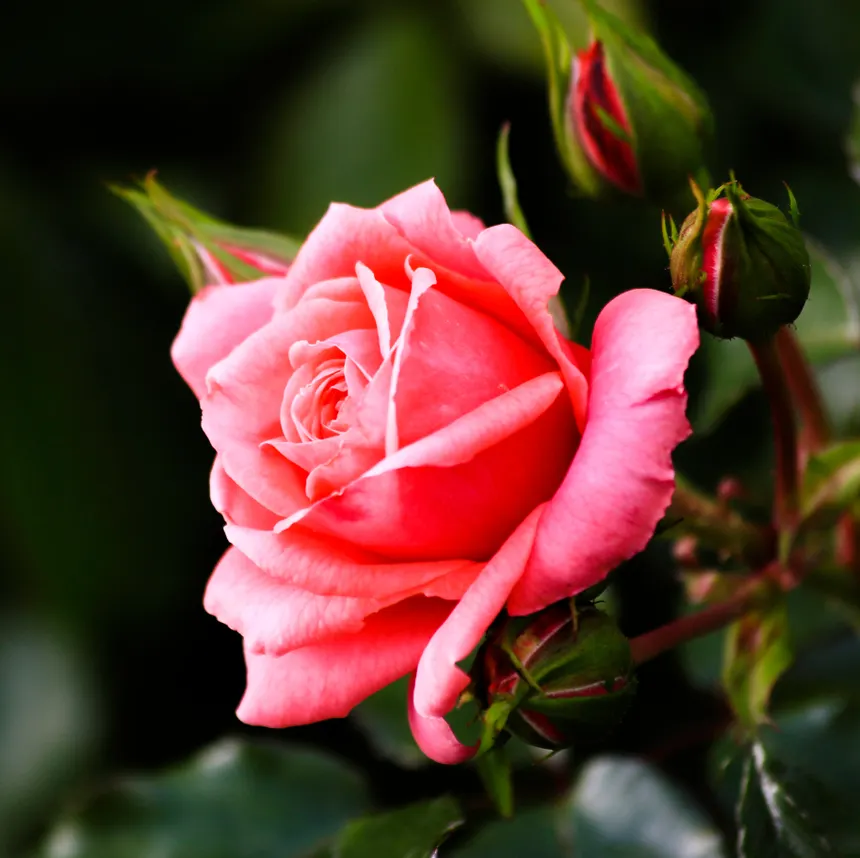
#> input picture Digital Image Processing/Rose.jpg, 860 x 858 px
$ python 'Bit-Plane Slicing.py'
#> lines starting #> are read from the running program, lines starting #| are printed output that depends on the picture; after the words box and inside, x2 and y2 are one past the last pixel; in counts of white or black regions, pixels touching at a corner belong together
import cv2
import numpy as np
import matplotlib.pyplot as plt

# Load image
image = cv2.imread("Rose.jpg")
#> image is the input picture: shape (858, 860, 3); mean B, G, R 44.2, 55.4, 89.3

# Check if image is loaded successfully
if image is None:
    print("Error: Image not found!")
    exit()

# Convert image to grayscale
gray = cv2.cvtColor(image, cv2.COLOR_BGR2GRAY)
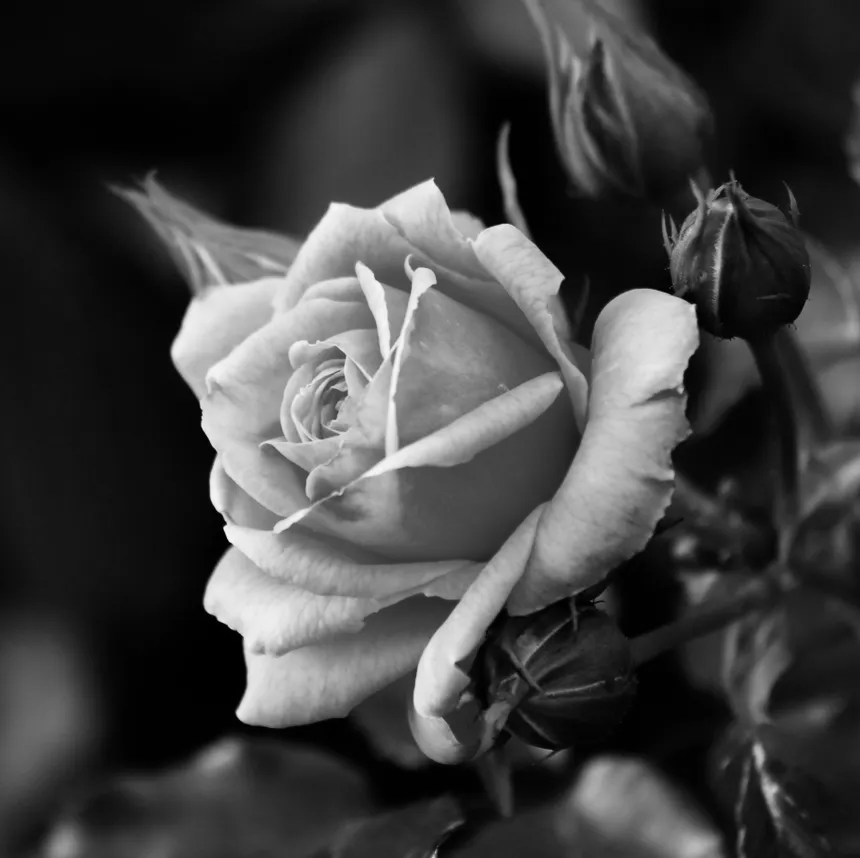
#> gray: shape (858, 860); min 0, max 251, mean 64.3

# Create figure
plt.figure(figsize=(12, 10))

# Display original image
plt.subplot(3, 3, 1)
plt.imshow(gray, cmap='gray')
plt.title("Original Grayscale Image")
plt.axis("off")

# Extract and display all 8 bit planes
for i in range(8):
    bit_plane = (gray >> i) & 1

    # Convert binary values (0 and 1) to visible values (0 and 255)
    bit_plane = bit_plane * 255

    plt.subplot(3, 3, i + 2)
    plt.imshow(bit_plane, cmap='gray', vmin=0, vmax=255)
    plt.title(f"Bit Plane {i}")
    plt.axis("off")
#> this loop made 8 passes
#> pass 1, `bit_plane = (gray >> i) & 1`:
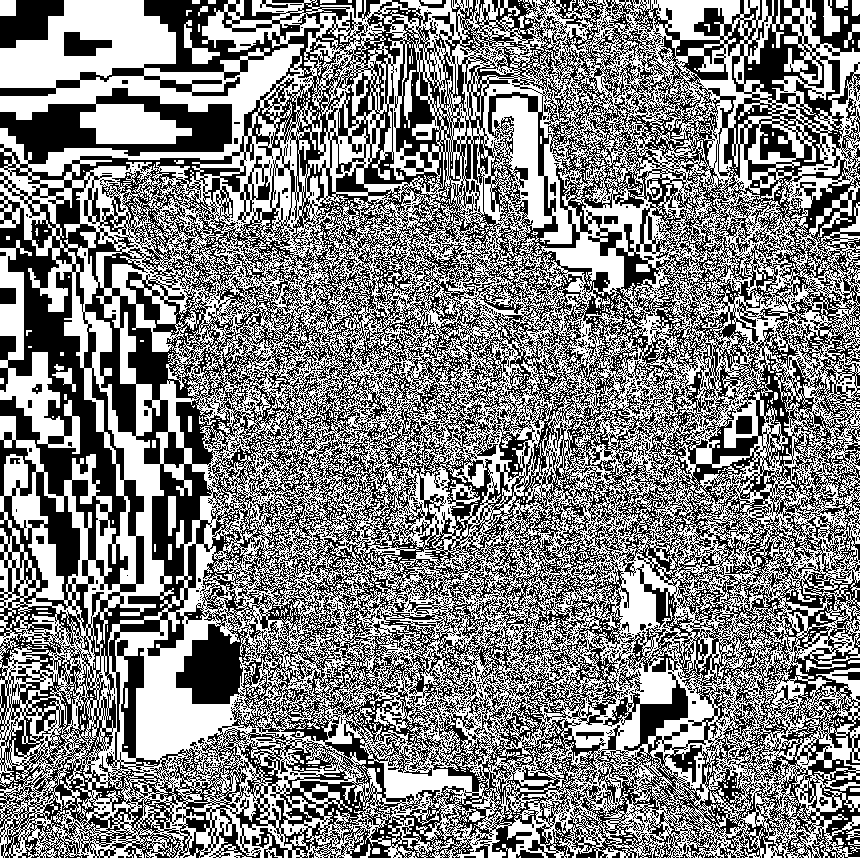
#> bit_plane: shape (858, 860); values 0 (black) and 1 (white), 51% white; 1470 black regions (1419 under 20 px), largest, box (x1, y1, x2, y2) and area: (0, 0, 860, 858) 352212, (0, 0, 64, 48) 2048, (64, 32, 112, 56) 768
#> pass 2, `bit_plane = (gray >> i) & 1`:
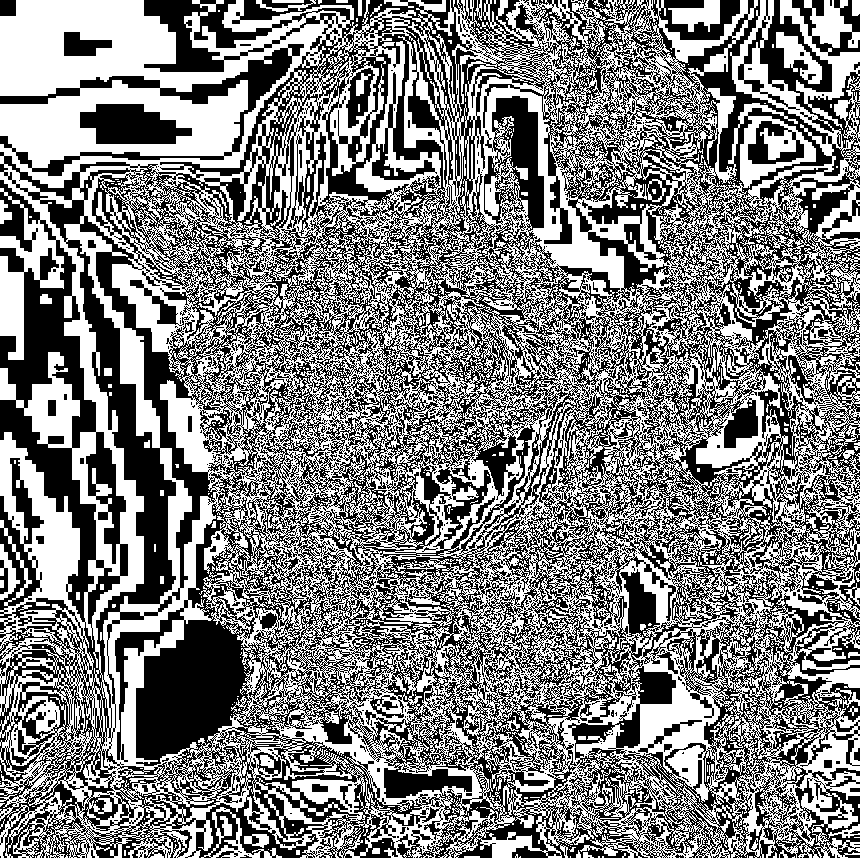
#> bit_plane: shape (858, 860); values 0 (black) and 1 (white), 50.3% white; 1309 black regions (1235 under 20 px), largest, box (x1, y1, x2, y2) and area: (0, 0, 860, 858) 345706, (0, 44, 304, 176) 5388, (80, 104, 192, 144) 3200
#> after the loop:
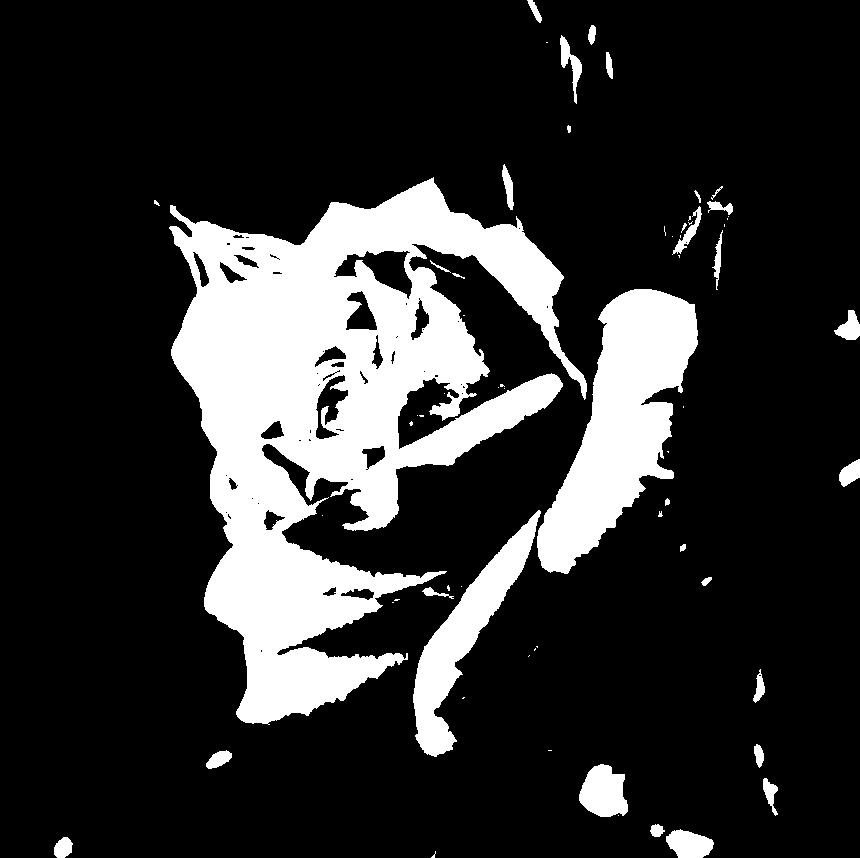
#> bit_plane: shape (858, 860); 18.8% white; 65 white regions (34 under 20 px), largest, box (x1, y1, x2, y2) and area: (169, 177, 587, 725) 100327, (537, 289, 698, 574) 21960, (413, 510, 541, 757) 8406

plt.tight_layout()
plt.show()
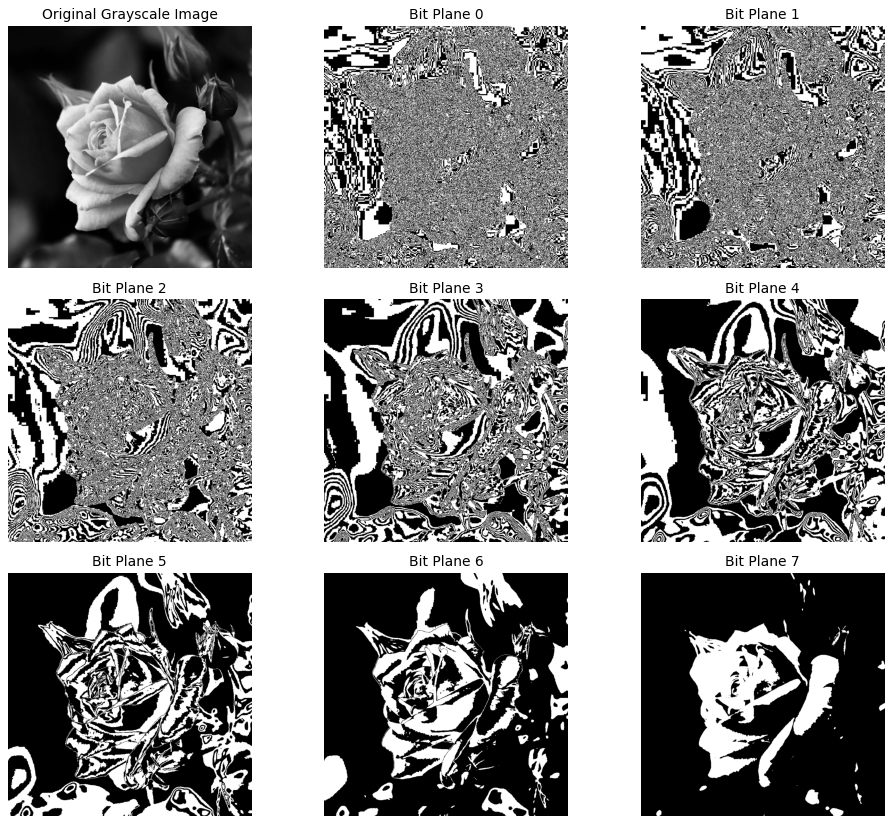
#> figure drawn by matplotlib, 9 panels
